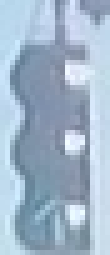
#> input picture 8.jpg, 22 x 51 px (shown 5 times larger)
$ python lesson_3.py
#> lines starting #> are read from the running program, lines starting #| are printed output that depends on the picture; after the words box and inside, x2 and y2 are one past the last pixel; in counts of white or black regions, pixels touching at a corner belong together
import cv2
import numpy as np
import matplotlib.pyplot as plt
i = 8

img = cv2.imread(str(i) + ".jpg")
#> img is the input picture: shape (51, 22, 3); mean B, G, R 202, 181.9, 161
img = cv2.cvtColor(img, cv2.COLOR_RGB2BGR)
img = cv2.cvtColor(img, cv2.COLOR_BGR2HSV)
#> img: shape (51, 22, 3); mean H, S, V 15.1, 53.3, 202
lower = np.array((19, 61, 132), np.uint8)
upper = np.array((19, 95, 198), np.uint8)

img = cv2.inRange(img, lower, upper)
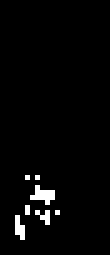
#> img: shape (51, 22) (shown 5 times larger); 2.5% white in thin lines or dots, all inside (x1, y1, x2, y2) = (3, 35, 12, 48)
img = cv2.resize(img, (200, 300))
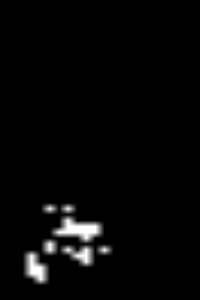
#> img: shape (300, 200); min 0, max 255, mean 6.4
cv2.imshow("", img)
cv2.waitKey(0)
###
